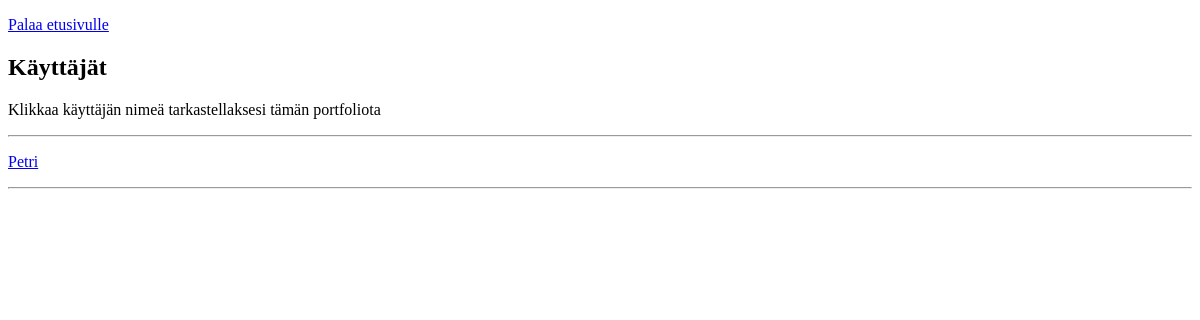
/users, run on an earlier commit of the app's database.
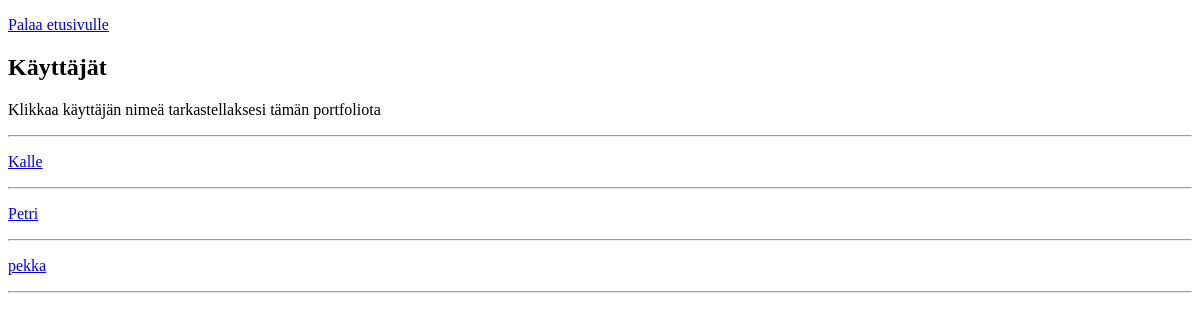
And on a later commit of the database.
### tables this page shows
CREATE TABLE users (
    id INTEGER PRIMARY KEY,
    username TEXT UNIQUE,
    password_hash TEXT
);

### app.py (the view)
@app.route("/users")
def show_users():
    users = user.get_users()
    return render_template("users.html", users=users)

### db.py (called while the page is built)
def get_connection():
    con = sqlite3.connect("database.db")
    con.execute("PRAGMA foreign_keys = ON")
    con.row_factory = sqlite3.Row
    return con

def query(sql, params=[]):
    con = get_connection()
    result = con.execute(sql, params).fetchall()
    con.close()
    return result

### user.py (called while the page is built)
def get_users():
    sql = "SELECT id, username FROM users"
    return db.query(sql)

### templates/users.html (shortened to what this page needs)
<!DOCTYPE html>
<html>
<head>
</head>
<body>
  <p>
    <a href="/">Palaa etusivulle</a>
  </p>
  <h2>Käyttäjät</h2>
  <p>Klikkaa käyttäjän nimeä tarkastellaksesi tämän portfoliota</p>
  <hr />
  {% for user in users %}
  <p>
    <a href="/users/{{ user.username }}"> {{ user.username }} </a>
  <hr />
  {% endfor %}
</body>

What changed in the data, as far as the page shows it:
added users: username "Kalle"
added users: username "pekka"
